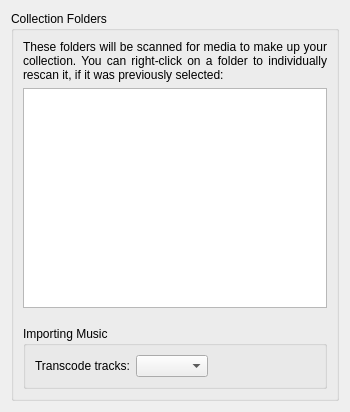
<?xml version="1.0" encoding="UTF-8"?>
<ui version="4.0">
 <class>CollectionConfig</class>
 <widget class="QWidget" name="CollectionConfig">
  <property name="geometry">
   <rect>
    <x>0</x>
    <y>0</y>
    <width>350</width>
    <height>412</height>
   </rect>
  </property>
  <property name="windowTitle">
   <string>Collection Setup</string>
  </property>
  <layout class="QVBoxLayout" name="verticalLayout">
   <item>
    <widget class="QGroupBox" name="collectionFoldersBox">
     <property name="title">
      <string>Collection Folders</string>
     </property>
     <layout class="QVBoxLayout" name="verticalLayout_2">
      <item>
       <widget class="QLabel" name="descriptionLabel">
        <property name="text">
         <string>These folders will be scanned for media to make up your collection. You can right-click on a folder to individually rescan it, if it was previously selected:</string>
        </property>
        <property name="alignment">
         <set>Qt::AlignJustify|Qt::AlignVCenter</set>
        </property>
        <property name="wordWrap">
         <bool>true</bool>
        </property>
       </widget>
      </item>
      <item>
       <widget class="CollectionSetupTreeView" name="view">
        <property name="headerHidden">
         <bool>true</bool>
        </property>
       </widget>
      </item>
      <item>
       <widget class="QWidget" name="buttonContainer" native="true"/>
      </item>
      <item>
       <widget class="QWidget" name="checkboxContainer" native="true"/>
      </item>
      <item>
       <widget class="QGroupBox" name="importingBox">
        <property name="sizePolicy">
         <sizepolicy hsizetype="Minimum" vsizetype="Minimum">
          <horstretch>0</horstretch>
          <verstretch>0</verstretch>
         </sizepolicy>
        </property>
        <property name="title">
         <string>Importing Music</string>
        </property>
        <layout class="QFormLayout" name="formLayout">
         <property name="fieldGrowthPolicy">
          <enum>QFormLayout::ExpandingFieldsGrow</enum>
         </property>
         <item row="0" column="0">
          <widget class="QLabel" name="transcodeLabel">
           <property name="toolTip">
            <string>Whether Amarok should transcode tracks when they are copied or moved to Local Collection.</string>
           </property>
           <property name="text">
            <string>Transcode tracks:</string>
           </property>
          </widget>
         </item>
         <item row="0" column="1">
          <widget class="Transcoding::SelectConfigWidget" name="transcodingConfig">
           <property name="toolTip">
            <string>Whether Amarok should transcode tracks when they are copied or moved to Local Collection.</string>
           </property>
          </widget>
         </item>
        </layout>
       </widget>
      </item>
     </layout>
    </widget>
   </item>
  </layout>
 </widget>
 <customwidgets>
  <customwidget>
   <class>Transcoding::SelectConfigWidget</class>
   <extends>QComboBox</extends>
   <header>transcoding/TranscodingSelectConfigWidget.h</header>
  </customwidget>
  <customwidget>
   <class>CollectionSetupTreeView</class>
   <extends>QTreeView</extends>
   <header>widgets/CollectionSetupTreeView.h</header>
  </customwidget>
 </customwidgets>
 <includes>
  <include location="local">klineedit.h</include>
  <include location="local">kpushbutton.h</include>
  <include location="local">knuminput.h</include>
 </includes>
 <resources/>
 <connections/>
</ui>
